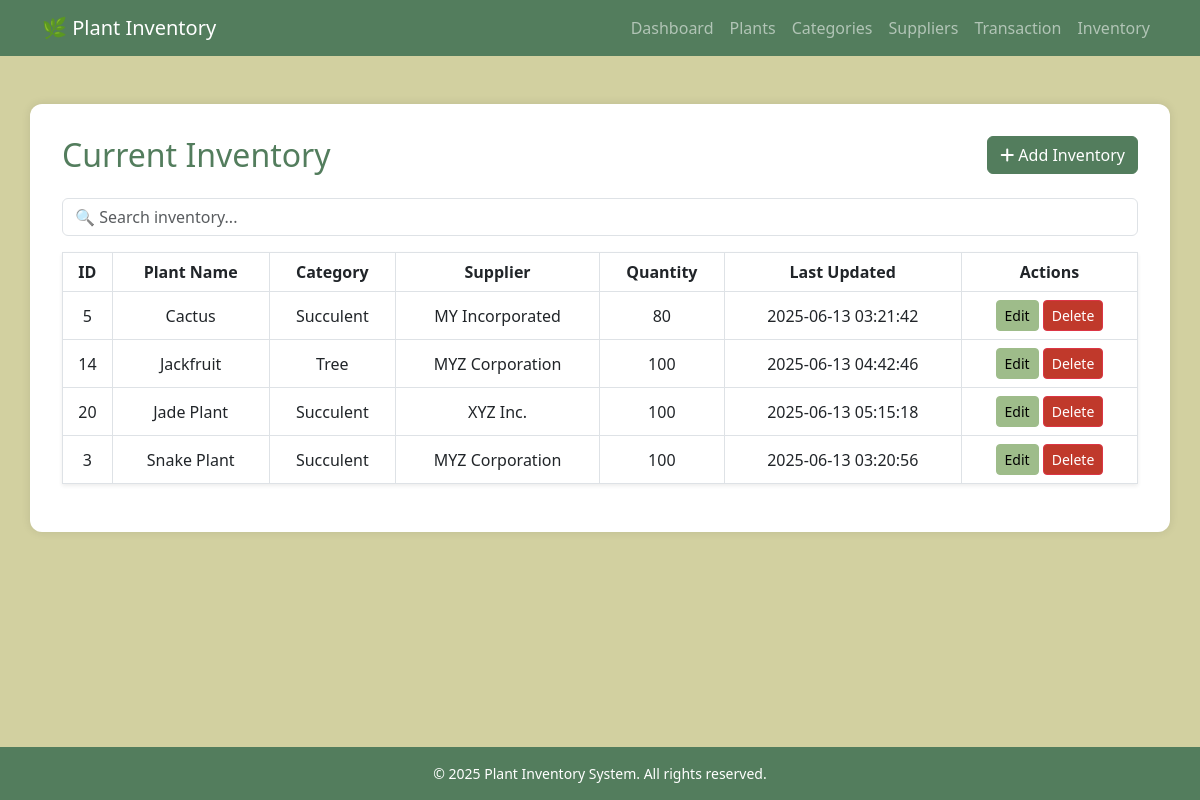
The app's page /manage_inventory.php (signed in) with its own data.
### tables this page shows
CREATE TABLE `inventory` (
  `InventoryID` int(11) NOT NULL,
  `PlantID` int(11) NOT NULL,
  `SupplierID` int(11) NOT NULL,
  `inv_quantity` int(11) NOT NULL,
  `LastUpdated` datetime NOT NULL DEFAULT current_timestamp()
);

CREATE TABLE `plants` (
  `PlantID` int(11) NOT NULL,
  `Name` varchar(255) NOT NULL,
  `ScientificName` varchar(255) NOT NULL,
  `Location` varchar(255) NOT NULL,
  `LastUpdated` datetime NOT NULL DEFAULT current_timestamp(),
  `ImagePath` longblob NOT NULL,
  `category_id` int(11) DEFAULT NULL
);

CREATE TABLE `category` (
  `category_id` int(11) NOT NULL,
  `category_name` varchar(50) NOT NULL
);

CREATE TABLE `suppliers` (
  `SupplierID` int(11) NOT NULL,
  `Name` varchar(255) NOT NULL,
  `ContactEmail` varchar(255) NOT NULL,
  `PhoneNumber` varchar(15) NOT NULL
);

### manage_inventory.php (the view, shortened to what this page needs)
<?php
include 'navbar.php';
include 'auth.php';
$sql = "SELECT
            i.InventoryID,
            p.Name AS plant_name,
            c.category_name,
            s.Name AS supplier_name,
            i.inv_quantity,
            i.LastUpdated
        FROM inventory i
        INNER JOIN plants p ON i.PlantID = p.PlantID
        INNER JOIN suppliers s ON i.SupplierID = s.SupplierID
        LEFT JOIN category c ON p.category_id = c.category_id
        ORDER BY p.Name ASC";
$result = $conn->query($sql);
?>
<!DOCTYPE html>
<html lang="en">
<head>
    <link href="https://cdn.jsdelivr.net/npm/bootstrap@5.3.0/dist/css/bootstrap.min.css" rel="stylesheet">
    <link rel="stylesheet" href="https://cdnjs.cloudflare.com/ajax/libs/font-awesome/6.0.0-beta3/css/all.min.css">
</head>
<body>
<main>
    <div class="container main">
        <div class="d-flex justify-content-between align-items-center mb-4">
            <h2 class="mb-0">Current Inventory</h2>
            <a href="add_inventory.php" class="btn btn-success"><i class="fa-solid fa-plus"></i> Add Inventory</a>
        </div>
        <div class="row mb-3">
            <div class="col-12">
                <input type="text" id="searchInput" class="form-control" placeholder="🔍 Search inventory...">
            </div>
        </div>
        <table class="table table-bordered text-center align-middle shadow-sm">
            <thead>
                <tr>
                    <th>ID</th>
                    <th>Plant Name</th>
                    <th>Category</th>
                    <th>Supplier</th>
                    <th>Quantity</th>
                    <th>Last Updated</th>
                    <th>Actions</th>
                </tr>
            </thead>
            <tbody>
                <?php if ($result && $result->num_rows > 0): ?>
                    <?php $i = 1; while ($row = $result->fetch_assoc()): ?>
                        <tr>
                            <td><?= htmlspecialchars($row['InventoryID']) ?></td>
                            <td><?= htmlspecialchars($row['plant_name']) ?></td>
                            <td><?= htmlspecialchars($row['category_name'] ?? 'Uncategorized') ?></td>
                            <td><?= htmlspecialchars($row['supplier_name']) ?></td>
                            <td><?= htmlspecialchars($row['inv_quantity']) ?></td>
                            <td><?= htmlspecialchars($row['LastUpdated']) ?></td>
                            <td>
                                <a href="edit_inventory.php?id=<?= $row['InventoryID'] ?>" class="btn btn-sm btn-warning">Edit</a>
                                <button type="button" class="btn btn-sm btn-danger" data-bs-toggle="modal" data-bs-target="#deleteModal<?= $row['InventoryID'] ?>">
                                    Delete
                                </button>
                            </td>
                        </tr>
                    <?php endwhile; ?>
                <?php else: ?>
                    <tr><td colspan="7">No inventory records found.</td></tr>
                <?php endif; ?>
            </tbody>
        </table>
    </div>
</main>
<?php include 'footer.php'; ?>
</body>
</html>

### manage_inventory.php (style rules this page uses)
html, body { height: 100%; }
body { background-color: #D2D0A0; font-family: 'Segoe UI', sans-serif; display: flex; flex-direction: column; min-height: 100vh; }
main { flex: 1; }
.container.main { background: white; margin-top: 3rem; padding: 2rem; border-radius: 12px; box-shadow: 0 0 10px rgba(0,0,0,0.1); }
h2 { color: #537D5D; }
.table thead { background-color: #73946B; color: white; }
.btn-success { background-color: #537D5D; border-color: #537D5D; }
.btn-warning { background-color: #9EBC8A; border-color: #9EBC8A; color: black; }
.btn-danger { background-color: #C0392B; }

### records on screen
inventory: InventoryID "5", PlantID.Name "Cactus", category.category_name "Succulent", SupplierID.Name "MY Incorporated", inv_quantity "80", LastUpdated "2025-06-13 03:21:42"
inventory: InventoryID "14", PlantID.Name "Jackfruit", category.category_name "Tree", SupplierID.Name "MYZ Corporation", inv_quantity "100", LastUpdated "2025-06-13 04:42:46"
inventory: InventoryID "20", PlantID.Name "Jade Plant", category.category_name "Succulent", SupplierID.Name "XYZ Inc.", inv_quantity "100", LastUpdated "2025-06-13 05:15:18"
inventory: InventoryID "3", PlantID.Name "Snake Plant", category.category_name "Succulent", SupplierID.Name "MYZ Corporation", inv_quantity "100", LastUpdated "2025-06-13 03:20:56"
